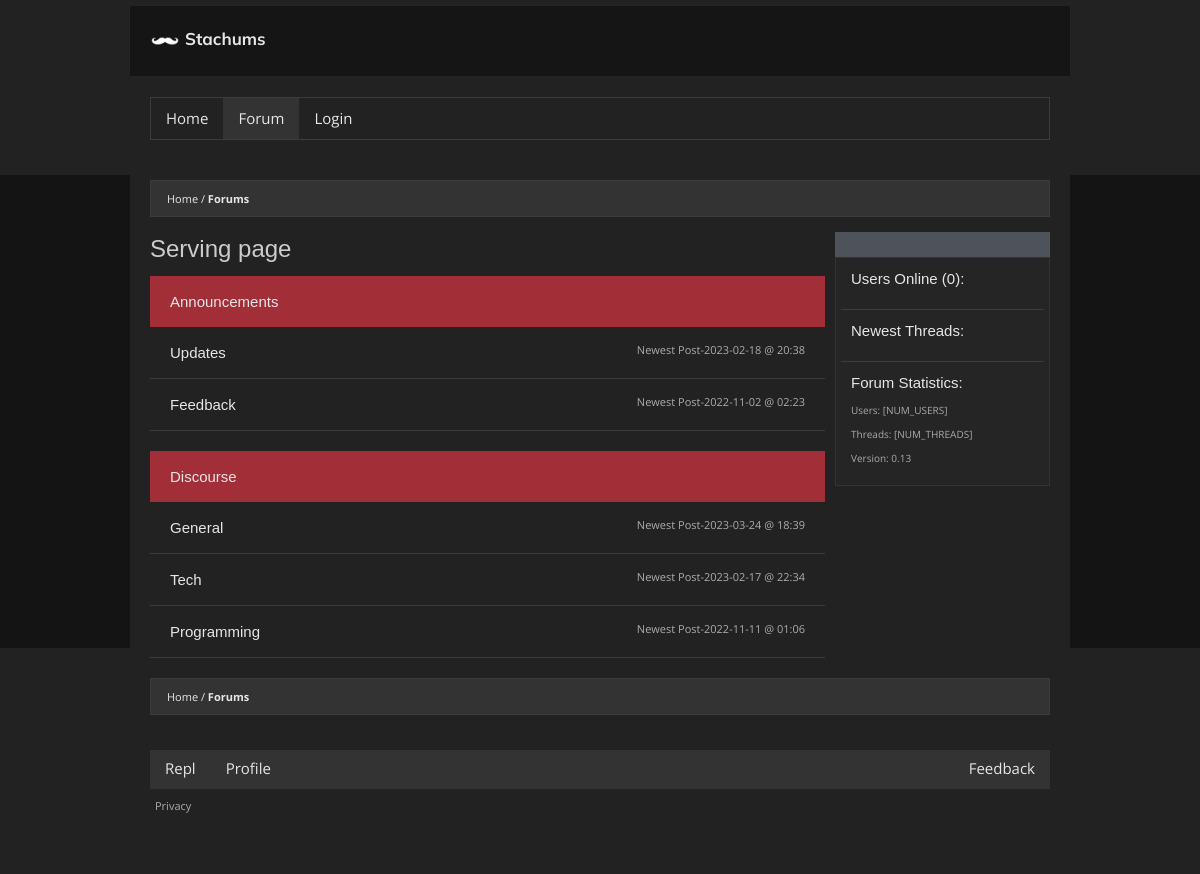
Page /serve on the committed database.
### main.py (models this page shows, shortened)
class Topic(db.Model):
  id = db.Column(db.Integer, primary_key=True)
  name = db.Column(db.String(200), nullable=False)
  subtopics = db.relationship('Subtopic', backref='topic', lazy=True)

class Subtopic(db.Model):
  id = db.Column(db.Integer, primary_key=True)
  name = db.Column(db.String(200), nullable=False)
  m_url = db.Column(db.String(60), unique=True, nullable=False)
  posts = db.relationship('Post', backref='subtopic', lazy=True)
  m_topic = db.Column(db.Integer, db.ForeignKey('topic.id'), nullable=False)
  adminTopic = db.Column(db.Boolean(), nullable=False, default=False)

class Post(db.Model):
  id = db.Column(db.Integer, primary_key=True)
  title = db.Column(db.String(200), nullable=False)
  content = db.Column(db.String(3000), nullable=False)
  author_id = db.Column(db.Integer, db.ForeignKey('user.id'), nullable=False)
  author = db.relationship(lambda: User,
                           uselist=False,
                           overlaps='post,user',
                           viewonly=True)
  created_on = db.Column(db.DateTime,
                         nullable=False,
                         default=datetime.utcnow,
                         index=True)
  replies = db.relationship('Comment', backref='post', lazy=True)
  msubtopic = db.Column(db.Integer,
                        db.ForeignKey('subtopic.id'),
                        nullable=False)
  sub = db.relationship(lambda: Subtopic,
                        uselist=False,
                        overlaps='post,subtopic',
                        viewonly=True)
  uuid = db.Column(db.String(40), default=tools.CreateUUID())
  mtag = db.Column(db.Integer, db.ForeignKey('tags.id'), nullable=True)
  tag = db.relationship(lambda: Tags,
                        uselist=False,
                        overlaps='post,tags',
                        viewonly=True)
  anon = db.Column(db.Boolean(), nullable=False, default=False)
  edited_time = db.Column(db.DateTime,
                         nullable=True)
  votes = db.relationship('ContentVote', backref='post', lazy=True)

### main.py (the view)
@app.route('/serve')
def mserve():
  topics = Topic.query.limit(5).all()
  return render_template("serve.html", topics=topics)

### main.py (called while the page is built)
def getOnline():
  global currently_online
  return currently_online

def getNewThreads():
  global newest_threads
  return newest_threads

@app.before_request
def updateLastActive():
  if not current_user.is_authenticated: return
  global currently_online
  current_user.last_active = datetime.utcnow()
  appendOnline(current_user)
  db.session.commit()

### templates/serve.html (shortened to what this page needs)
{% extends 'base.html' %}
{% set active_page = 'forum' %}
{% block main %}
  <ul class="bread">
    <li><a href="#">Home</a></li>
    <li><a href="#" class="bold">Forums</a></li>
  </ul>
<div class="clearfix">
<div class="left_col">
  <div class="title"><h1>Serving page</h1></div>
  {% for topic in topics %}
  <div class="group">
    <div class="node">
      <h4 class="nodeTitle">{{ topic.name }}</h4>
    </div>
    {% if topic.subtopics|length > 0 %}
    {% for sub in topic.subtopics %}
    <div class="subunit clearfix">
      <a href="{{url_for('topic', murl=sub.m_url )}}"><h4>{{ sub.name }}</h4></a>
      {% if sub.posts|length > 0 %}
        <a class="recent" href="{{url_for('topic', murl=sub.m_url )}}">Newest Post-<time class="time">{{ sub.posts[-1].created_on.strftime('%Y-%m-%d @ %H:%M') }}</time></a>
      {% endif %}
      </div>
    {% endfor %}
    {% else %}
    <div class="subunit clearfix"><a href="javascript:void(0)"><h4>No subtopics exist yet.</h4></a> <a class="recent" href="javascript:void(0)">Newest Post-<time class="time">NaN @ NaN</time></a></div>
    {% endif %}
  </div>
  {% endfor %}
</div>
<div class="right_col">
  <div class="dell"></div>
  <div class="statcard">
  <div class="sep">
  <h3>Users Online ({{ currently_online()|length }}):</h3>
  {% set comma = joiner(", ") %}
  </div>
  <div class="sep">
  <h3>Newest Threads:</h3>
    {% set comma2 = joiner(", ") %}
  </div>
  <div class="sep">
  <h3>Forum Statistics:</h3>
  <p>Users: [NUM_USERS]</p>
  <p>Threads: [NUM_THREADS]</p>
  <p>Version: 0.13</p>
  </div>
  </div>
</div>
</div>
  <ul class="bread">
    <li><a href="#">Home</a></li>
    <li><a href="#" class="bold">Forums</a></li>
  </ul>
</div>
{% endblock %}

### static/style.css (style rules this page uses)
:root { --main_color_text: rgb(230, 230, 230); --node_color: #a22f37; --secondary_color: #333; --border_color: rgb(60, 60, 60); --dark_color: #222; }
html, body { height: 100%; width: 100%; overflow-x: hidden; margin: 0; color: var(--main_color_text); background-color: rgb(20, 20, 20); font-family: Verdana, sans-serif; font-family: 'Open Sans', sans-serif; font-size: 15px; -moz-text-size-adjust: 100%; -ms-text-size-adjust: 100%; text-size-adjust: 100%; -webkit-text-size-adjust: 100%; line-height: 1.4; word-wrap: break-word; }
ul { list-style-type: none; margin: 0; padding: 0; }
.content ul.bread { margin: auto; padding: 10px 16px; background-color: var(--secondary_color); margin-bottom: 15px; border: 1px solid var(--border_color); font-size: 11px; }
.bread li { display: inline; }
.bread li a { text-decoration: none; color: var(--main_color_text); }
.bread li+li:before { content: "/\00a0"; }
.content a { color: var(--main_color_text); }
.bold { font-weight: bold; }
h1, h2, h3, h4, h5, h6 { font-weight: normal; font-family: Arial, Helvetica, sans-serif; }
.title h1 { font-size: 24px; color: #ccc; overflow: hidden; }
.title { margin-bottom: 10px; }
.sep { border-bottom: 1px solid var(--border_color); padding: 10px; -webkit-box-sizing: border-box; box-sizing: border-box; }
.group { margin-bottom: 20px; }
.group .node { background-color: var(--node_color); padding: 15px 20px; }
.group .node .nodeTitle { margin: 0; }
.group .subunit { border-bottom: 1px solid var(--border_color); padding: 15px 20px; }
.group .subunit a { text-decoration: none; float: left; }
.group .subunit a h4 { margin: 0; }
.group .subunit a.recent { float: right; color: #acacac; font-size: 11px; }
article ul, ol, h1, h2, h3, h4, h5, h6 { white-space: normal; margin: 0; }
.left_col { float: left; width: 75%; }
.right_col { float: right; width: 25%; }
.statcard { padding: 0 5px; background: #252525; border: 1px solid var(--secondary_color); margin-left: 10px; }
.statcard > *:last-child { border: none; }
.statcard p, .statcard p a { font-size: 10px; color: #aaa; }
.statcard h3 { font-size: 15px; }
.dell { padding: 0 5px; background: #4e5259; margin-left: 10px; height: 25px; transition: background 3s; }
.clearfix::after { content: ""; clear: both; display: table; }

### rows in the picture
Topic: name "Announcements"
Subtopic: name "Updates", created_on "2023-02-18 @ 20:38"
Subtopic: name "Feedback", created_on "2022-11-02 @ 02:23"
Topic: name "Discourse"
Subtopic: name "General", created_on "2023-03-24 @ 18:39"
Subtopic: name "Tech", created_on "2023-02-17 @ 22:34"
Subtopic: name "Programming", created_on "2022-11-11 @ 01:06"

### other values in the picture
{{ settings['website']['name'] }} "Stachums"
{{ currently_online()|length }} "0"
